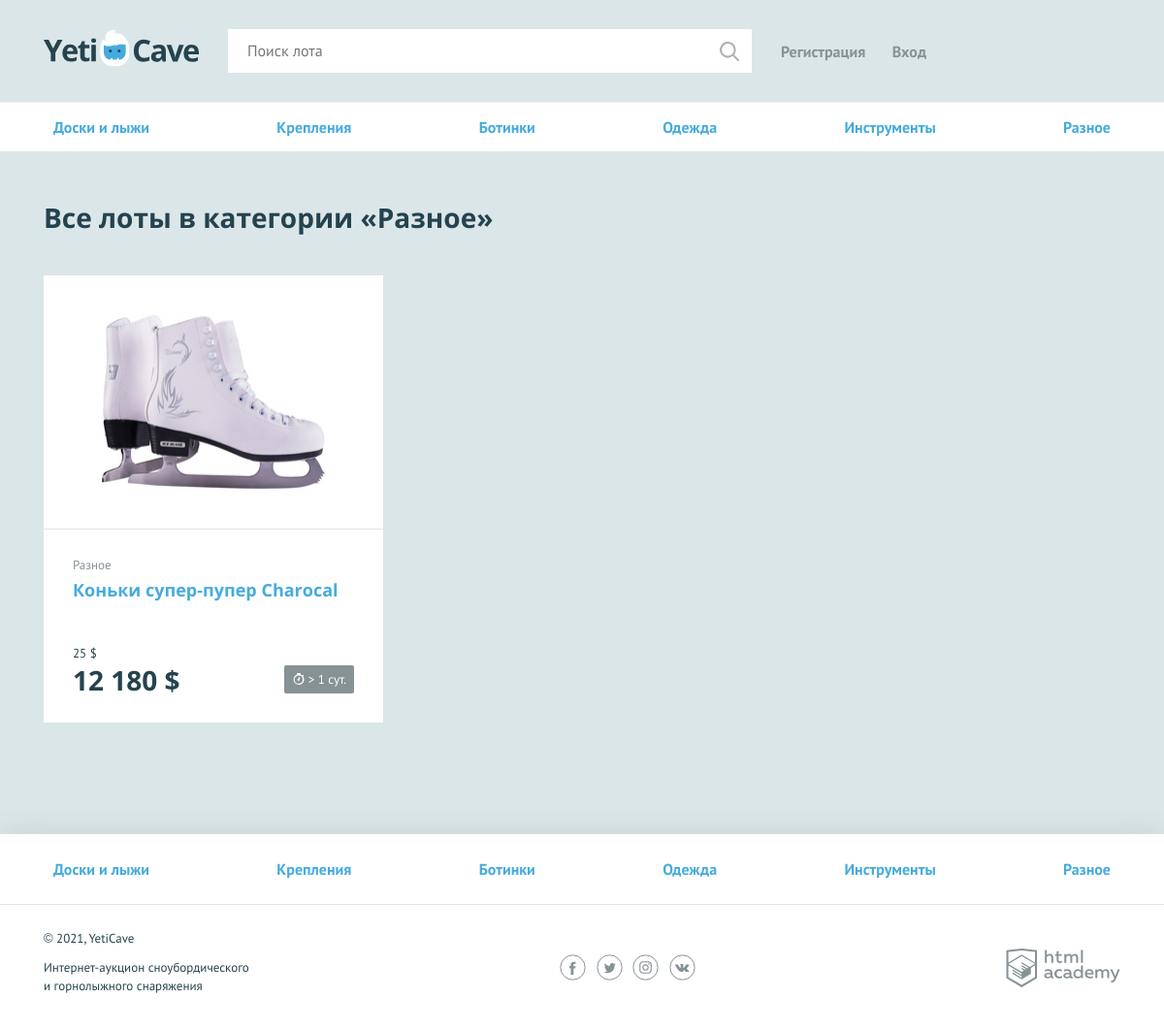
Page /all-lots?cat=other on the committed database.
### tables this page shows
CREATE TABLE `categorys` (
  `id` int(11) NOT NULL,
  `name` varchar(100) NOT NULL DEFAULT '-',
  `code` varchar(30) NOT NULL DEFAULT '-'
);

CREATE TABLE `lotes` (
  `id` int(11) NOT NULL,
  `id_parent` int(11) NOT NULL DEFAULT '-1',
  `name` varchar(255) NOT NULL DEFAULT '-',
  `cat` int(2) NOT NULL DEFAULT '5',
  `text` text,
  `begin_cost` int(11) NOT NULL DEFAULT '0',
  `cost` int(11) NOT NULL DEFAULT '0',
  `img` varchar(255) NOT NULL DEFAULT '#',
  `date_end` datetime NOT NULL,
  `id_winer` int(11) NOT NULL DEFAULT '-1',
  `sended` tinyint(1) NOT NULL DEFAULT '0'
);

### helpers.php (called while the page is built, shortened)
<?php
function include_template($name, array $data = []) {
    $controller = 'controllers/' . $name;
    $name = 'templates/' . $name;
    extract($data);
    if(is_readable($controller)) {
        require $controller;
    }
    require $name;
    $result = ob_get_clean();
    return $result;
}

### libs/DB.php (called while the page is built, shortened)
<?php
class DB {
    static public $mysqli = array();
    static public $connect = array();
    static public function _($key = 0) {
        if(!isset(self::$mysqli[$key])) {
            if(!isset(self::$connect['local'])) {
                self::$connect['local'] = Core::$DB_LOCAL;
            }
            if(!isset(self::$connect['login'])) {
                self::$connect['login'] = Core::$DB_LOGIN;
            }
            if(!isset(self::$connect['pass'])) {
                self::$connect['pass'] = Core::$DB_PASS;
            }
            if(!isset(self::$connect['name'])) {
                self::$connect['name'] = Core::$DB_NAME;
            }
            self::$mysqli[$key] = new mysqli(self::$connect['local'], self::$connect['login'], self::$connect['pass'], self::$connect['name']);
        }
        return(self::$mysqli[$key]);
    }
}

### libs/default.php (called while the page is built, shortened)
<?php
function transform_route($arr = []) {
    $i = 0;
    foreach ($arr as $k => $v) {
        if (empty($v)) {
            unset($arr[$k]);
        } else {
            if ($i === 0) {
                $arr['module'] = $v;
            } elseif ($i === 1) {
                $arr['page'] = $v;
            } else {
                $arr['key_'.$i] = $v;
            }
            ++$i;
        }
    }
    return $arr;
}
function findArray($ar, $findValue, $executeKeys = []){
    $result = array();
    foreach ($ar as $k => $v) {
        if (is_array($ar[$k])) {
            $second_result = findArray($ar[$k], $findValue, $executeKeys);
            $result = array_merge($result, $second_result);
            continue;
        }
        if ($v === $findValue) {
            foreach ($executeKeys as $val) {
                $result[] = $ar[$val];
            }
        }
    }
    return $result;
}
function format_time_lost($data_end) {
    $datetime1 = strtotime($data_end);
    $datetime2 = strtotime(date('Y-m-d H:i:s'));
    $interval = $datetime1 - $datetime2;
    $hour = floor($interval / 3600);
    $min  = floor(($interval - $hour * 3600) / 60);
    return [$hour, $min];
}
function format_cost($cost = 0) {
    $ans = ceil($cost);
    if ($ans >= 1000) {
        $ans = number_format($cost, 0, '.', ' ');
    }
    $ans .=' $';
    return $ans;
}
function q($query, $key = 0) {
    $res = DB::_($key)->query($query);
    return $res;
}
function out_secur($var) {
    if (!is_array($var)) {
        $var = htmlspecialchars($var);
    } else {
        $var = array_map('out_secur', $var);
    }
    return $var;
}
function db_secur($var, $key = 0) {
    if (!is_array($var)) {
        $var = DB::_($key)->real_escape_string($var);
    } else {
        $var = array_map('db_secur', DB::_($key)->real_escape_string($var));
    }
    return $var;
}

### controllers/all-lots.php (called while the page is built, shortened)
<?php
if(!isset($_GET['cat'])) {
    header('Location: /404');
    exit;
} else {
    $cat_name = findArray($cats, $_GET['cat'], ['name', 'code', 'id']);
}
$ask = q("SELECT lotes.id, lotes.name, lotes.img, lotes.id_parent, lotes.cat, lotes.begin_cost, lotes.cost, lotes.date_end, categorys.id AS CAT_ID, categorys.name AS CAT_NAME FROM `lotes`
        LEFT JOIN `categorys`
            ON lotes.cat = categorys.id
            WHERE
            categorys.code = '".db_secur($_GET['cat'])."' AND
            lotes.date_end > NOW()
        ");
if($ask->num_rows) {
    while($row = $ask->fetch_assoc()) {
        $arr[] = $row;
    }
}

### templates/listCats.php (the view)
<ul class="nav__list container">
<?php foreach($cats as $v): ?>
    <li class="nav__item">
        <a href="/all-lots?cat=<?=$v['code']?>"><?=$v['name']?></a>
    </li>
<?php endforeach; ?>
</ul>

### templates/layout.php (shortened to what this page needs)
<!DOCTYPE html>
<html lang="ru">
<head>
    <link href="../css/normalize.min.css" rel="stylesheet">
    <link href="../css/style.css" rel="stylesheet">
    <link href="../css/flatpickr.min.css" rel="stylesheet">
</head>
<body>
<div class="page-wrapper">
    <header class="main-header">
        <div class="main-header__container container">
            <a class="main-header__logo" href="/">
                <img src="../img/logo.svg" width="160" height="39" alt="Логотип компании YetiCave">
            </a>
            <form class="main-header__search" method="get" action="/search" autocomplete="off">
                <input type="search" value="<?=!empty($_GET['search']) ? out_secur($_GET['search']) : ''?>" name="search" placeholder="Поиск лота">
                <input class="main-header__search-btn" type="submit" name="find" value="Найти">
            </form>
            <nav class="user-menu">
                <?php if($is_auth === 1) { ?>
                    <div class="user-menu__logged">
                        <p><?=out_secur($user_name)?></p>
                        <a class="user-menu__bets" href="/my-bets">Мои ставки</a>
                        <a class="user-menu__logout" href="/logout">Выход</a>
                    </div>
                <?php } else { ?>
                    <ul class="user-menu__list">
                        <li class="user-menu__item">
                            <a href="/sign-up">Регистрация</a>
                        </li>
                        <li class="user-menu__item">
                            <a href="/login">Вход</a>
                        </li>
                    </ul>
                <?php } ?>
            </nav>
        </div>
    </header>
<?=include_template($content.'.php', ['cats'=>$cats, 'two_cats'=>$two_cats])?>
</div>
<footer class="main-footer">
    <nav class="nav">
        <ul class="nav__list container">
            <?php foreach($cats as $v) : ?>
                <li class="nav__item">
                    <a href="/all-lots?cat=<?=$v['code']?>"><?=out_secur($v['name'])?></a>
                </li>
            <?php endforeach; ?>
        </ul>
    </nav>
    <div class="main-footer__bottom container">
        <div class="main-footer__copyright">
            <p>© <?=date('Y')?>, YetiCave</p>
            <p>Интернет-аукцион сноубордического и горнолыжного снаряжения</p>
        </div>
        <div class="main-footer__social social">
            <a class="social__link social__link--facebook" href="#">
            </a>
            <a class="social__link social__link--twitter" href="#">
            </a>
            <a class="social__link social__link--instagram" href="#">
            </a>
            <a class="social__link social__link--vkontakte" href="#">
            </a>
        </div>
        <div class="main-footer__developed-by">
            <a class="logo-academy" href="https://htmlacademy.ru/intensive/php">
            </a>
        </div>
    </div>
</footer>
</body>
</html>

### templates/all-lots.php (shortened to what this page needs)
<main>
    <nav class="nav">
        <?=include_template('listCats.php', ['cats'=>$cats])?>
    </nav>
    <div class="container">
        <section class="lots">
            <h2>Все лоты в категории <span>«<?=out_secur($cat_name[0])?>»</span></h2>
            <?php if(isset($arr)) { ?>
            <ul class="lots__list">
                <?php foreach($arr as $v) {
                    $end_time = format_time_lost($v['date_end']);
                    ?>
                    <li class="lots__item lot" data-end="<?=out_secur($v['date_end'])?>">
                        <div class="lot__image">
                            <img src="<?=out_secur($v['img'])?>" width="350" height="260" alt="">
                        </div>
                        <div class="lot__info">
                            <span class="lot__category"><?=out_secur($v['CAT_NAME'])?></span>
                            <h3 class="lot__title"><a class="text-link" href="/lot/<?=$v['id']?>"><?=out_secur($v['name'])?></a></h3>
                            <div class="lot__state">
                                <div class="lot__rate">
                                    <span class="lot__amount"><?=format_cost($v['cost'])?></span>
                                    <span class="lot__cost"><?=format_cost($v['begin_cost'])?></span>
                                </div>
                                <div class="lot__timer timer <?php if((int)$end_time[0] < 1) { echo 'timer--finishing'; } ?>">
                                    <?php if((int)$end_time[0] < 24) { ?>
                                        <?=str_pad($end_time[0], 2, "0", STR_PAD_LEFT).':'.str_pad($end_time[1], 2, "0", STR_PAD_LEFT)?>
                                    <?php } else { ?>
                                        > <?=floor($end_time[0]/24)?> сут.
                                    <?php } ?>
                                </div>
                            </div>
                        </div>
                    </li>
                <?php } ?>
            </ul>
            <?php } else { echo '<p style="font-size: 1.5em; color: red;">К сожалению ничего по этой категории нет... :(</p>'; } ?>
        </section>
    </div>
</main>

### rows in the picture
categorys: name "Доски и лыжи"
categorys: name "Крепления"
categorys: name "Ботинки"
categorys: name "Одежда"
categorys: name "Инструменты"
categorys: name "Разное"
lotes: img (picture), categorys.name "Разное", name "Коньки супер-пупер Charocal", cost "25 $", begin_cost "12 180 $", floor($end_time[0]/24) "1"
